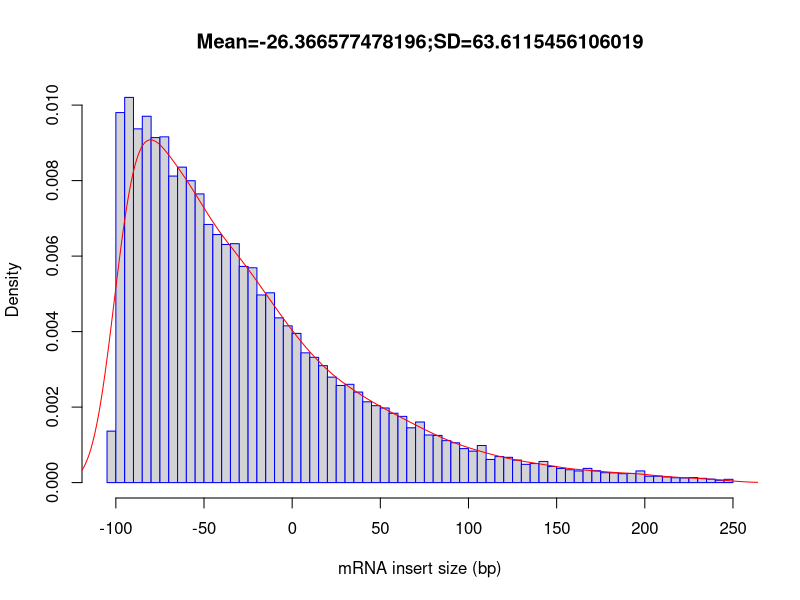

This chart was generated by the following R code:
out_file = 'RAP1_IAA_30M_REP1'
pdf('RAP1_IAA_30M_REP1.inner_distance_plot.pdf')
fragsize=rep(c(-247.5,-242.5,-237.5,-232.5,-227.5,-222.5,-217.5,-212.5,-207.5,-202.5,-197.5,-192.5,-187.5,-182.5,-177.5,-172.5,-167.5,-162.5,-157.5,-152.5,-147.5,-142.5,-137.5,-132.5,-127.5,-122.5,-117.5,-112.5,-107.5,-102.5,-97.5,-92.5,-87.5,-82.5,-77.5,-72.5,-67.5,-62.5,-57.5,-52.5,-47.5,-42.5,-37.5,-32.5,-27.5,-22.5,-17.5,-12.5,-7.5,-2.5,2.5,7.5,12.5,17.5,22.5,27.5,32.5,37.5,42.5,47.5,52.5,57.5,62.5,67.5,72.5,77.5,82.5,87.5,92.5,97.5,102.5,107.5,112.5,117.5,122.5,127.5,132.5,137.5,142.5,147.5,152.5,157.5,162.5,167.5,172.5,177.5,182.5,187.5,192.5,197.5,202.5,207.5,212.5,217.5,222.5,227.5,232.5,237.5,242.5,247.5),times=c(0,0,0,0,0,0,0,0,0,0,0,0,0,0,0,0,0,0,0,0,0,0,0,0,0,0,0,0,0,265,1905,1983,1821,1886,1776,1780,1578,1624,1554,1486,1329,1277,1226,1230,1113,1106,966,977,848,807,768,668,645,602,543,500,506,466,416,396,384,357,341,282,312,245,243,216,205,175,162,191,119,134,130,116,94,98,109,83,73,66,60,73,61,51,50,46,47,60,33,33,29,25,24,26,22,18,12,17))
frag_sd = sd(fragsize)
frag_mean = mean(fragsize)
frag_median = median(fragsize)
write(x=c("Name","Mean","Median","sd"), sep="	", file=stdout(),ncolumns=4)
write(c(out_file,frag_mean,frag_median,frag_sd),sep="	", file=stdout(),ncolumns=4)
hist(fragsize,probability=T,breaks=100,xlab="mRNA insert size (bp)",main=paste(c("Mean=",frag_mean,";","SD=",frag_sd),collapse=""),border="blue")
lines(density(fragsize,bw=10),col='red')
dev.off()
